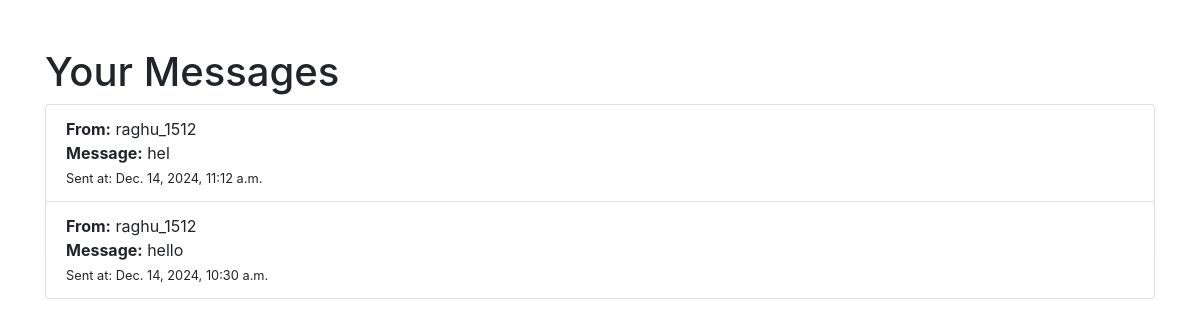
Screenshot of /messages/ (signed in) with the database file from the repository.
### vault/models.py (models this page shows, shortened)
class Message(models.Model):
    sender = models.ForeignKey(User, on_delete=models.CASCADE, related_name='sent_messages')
    receiver = models.ForeignKey(User, on_delete=models.CASCADE, related_name='received_messages')
    content = models.TextField()
    timestamp = models.DateTimeField(auto_now_add=True)

### vault/views.py (the view)
# urls.py: path('messages/', message_list, name='message_list'),
@login_required
def message_list(request):
    messages = Message.objects.filter(receiver=request.user).order_by('-timestamp')
    return render(request, 'vault/message_list.html', {'messages': messages})

### vault/templates/vault/message_list.html (shortened to what this page needs)
<!DOCTYPE html>
<html lang="en">
<head>
    <link href="https://maxcdn.bootstrapcdn.com/bootstrap/4.5.2/css/bootstrap.min.css" rel="stylesheet">
</head>
<body>
    <div class="container mt-5">
        <h1>Your Messages</h1>
        {% if messages %}
            <ul class="list-group">
                {% for message in messages %}
                    <li class="list-group-item">
                        <strong>From:</strong> {{ message.sender.username }} <br>
                        <strong>Message:</strong> {{ message.content }} <br>
                        <small>Sent at: {{ message.timestamp }}</small>
                    </li>
                {% endfor %}
            </ul>
        {% else %}
            <p>No messages yet.</p>
        {% endif %}
    </div>
</body>
</html>

### rows the page displays
Message: sender.username "raghu_1512", content "hel", timestamp "Dec. 14, 2024, 11:12 a.m."
Message: sender.username "raghu_1512", content "hello", timestamp "Dec. 14, 2024, 10:30 a.m."
